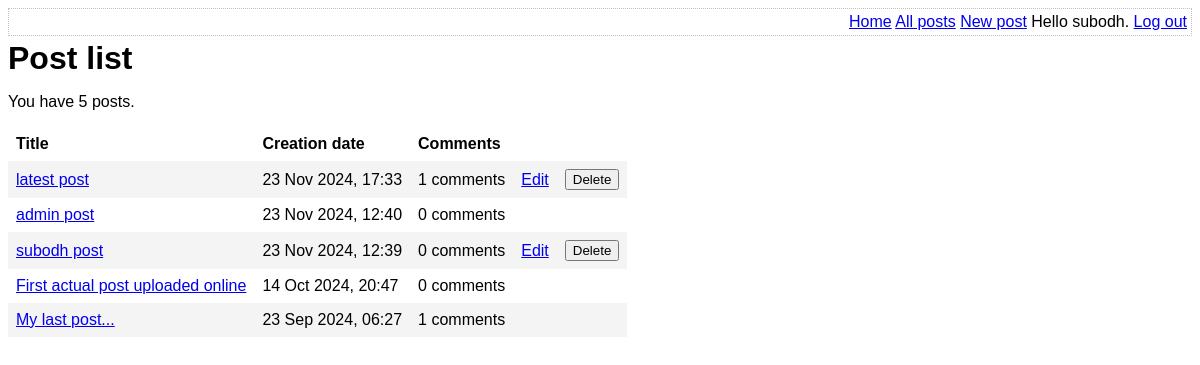
The app's page /list-posts.php (signed in), older data.
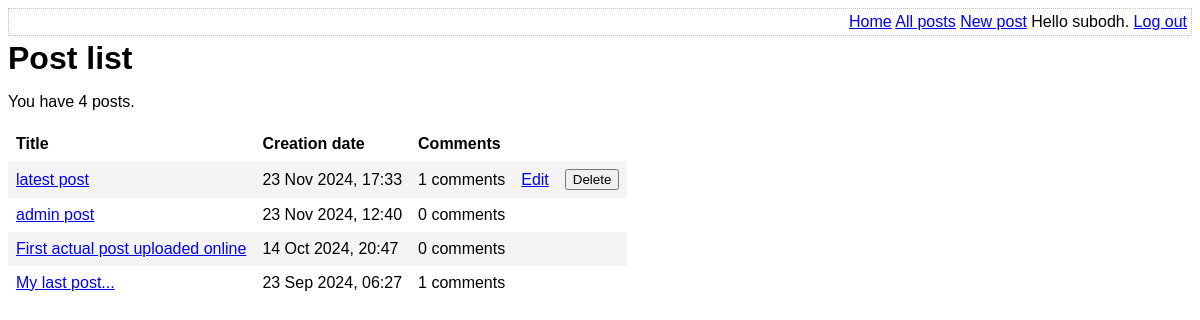
The same page, newer data.
### tables this page shows
CREATE TABLE post (
	id INTEGER PRIMARY KEY AUTOINCREMENT NOT NULL,
	title VARCHAR NOT NULL,
	body VARCHAR NOT NULL,
	user_id INTEGER NOT NULL,
	created_at VARCHAR NOT NULL,
	updated_at VARCHAR,
	FOREIGN KEY (user_id) REFERENCES user(id)
);

### lib/common.php (called while the page is built, shortened)
<?php
function htmlEscape($html)
{
    return htmlspecialchars($html, ENT_HTML5, 'UTF-8');
}
function convertSqlDate($sqlDate)
{
    $date = DateTime::createFromFormat('Y-m-d H:i:s', $sqlDate);
    return $date->format('d M Y, H:i');
}
function getAuthUser()
{
    if(isLoggedIn()){
        return $_SESSION['logged_in_username'];
    }
    else{
        return null;
    }
}
function isLoggedIn()
{
    return isset($_SESSION['logged_in_username']);
}
function getAllPosts(PDO $pdo)
{
    $stmt = $pdo -> query(
        'SELECT id, title, created_at, body, (SELECT COUNT(*) FROM comment WHERE comment.post_id = post.id) comment_count FROM post ORDER BY created_at DESC'
    );
    return $stmt->fetchAll(PDO::FETCH_ASSOC);
}
function getUserFromUserId(PDO $pdo, $userId){
    $sql = 'SELECT username FROM user WHERE id=:id';
    $stmt = $pdo -> prepare($sql);
    $stmt->execute(
        array('id' => $userId)
    );
    return $stmt->fetchColumn();
}
function getUserFromPostId(PDO $pdo, $postId)
{
    $sql = 'SELECT user_id FROM post WHERE id=:id';
    $stmt = $pdo->prepare($sql);
    $stmt -> execute(
        array('id' => $postId)
    );
    return $stmt->fetchColumn();
}
function checkUser(PDO $pdo, $postId, $username)
{
    $userId = getUserFromPostId($pdo, $postId);
    $author = getUserFromUserId($pdo, $userId);
    $adminUsername = 'admin';
    $allowed = false;
    if($author === $username or $username === $adminUsername)
    {
        $allowed = true;
    }
    return $allowed;
}

### list-posts.php (the view, shortened to what this page needs)
<?php
require_once 'lib/common.php';
$pdo = getPDO();
$posts = getAllPosts($pdo);
?>
<DOCTYPE html>
<html>
    <head>
        <?php require_once 'templates/head.php' ?>
    </head>
    <body>
        <?php require_once 'templates/top-menu.php' ?>
        <h1> Post list </h1>
        <p> You have <?php echo count($posts)?> posts. </p>
        <form method="post">
            <table id="post-list">
                <thead>
                    <tr>
                        <th> Title </th>
                        <th> Creation date </th>
                        <th> Comments </th>
                        <th></th>
                        <th></th>
                    </tr>
                </thead>
                <tbody>
                    <?php foreach ($posts as $post): ?>
                        <tr>
                            <td>
                                <a href="view-post.php?post_id=<?php echo $post['id'] ?>"><?php echo htmlEscape($post['title'])?></a>
                            </td>
                            <td>
                                <?php echo convertSqlDate($post['created_at']) ?>
                            </td>
                            <td>
                                <?php echo htmlEscape($post['comment_count']); ?> comments
                            </td>
                            <td>
                                <?php if(checkUser($pdo, $post['id'], getAuthUser())): ?>
                                    <a href="edit-post.php?post_id=<?php echo $post['id']?>">Edit</a>
                                <?php endif ?>
                            </td>
                            <td>
                                <?php if(checkUser($pdo, $post['id'], getAuthUser())): ?>
                                    <input
                                        type="submit"
                                        name="delete-post[<?php echo $post['id']?>]"
                                        value="Delete"
                                    />
                                <?php endif ?>
                            </td>
                        </tr>
                        <?php endforeach ?>
                </tbody>
            </table>
        </form>
    </body>
</html>

Row changes from the older to the newer data that the page shows:
removed post: title "subodh post", created_at "23 Nov 2024, 12:39", comment_count "0"
Text that changed along with them:
count($posts): "5" → "4"
